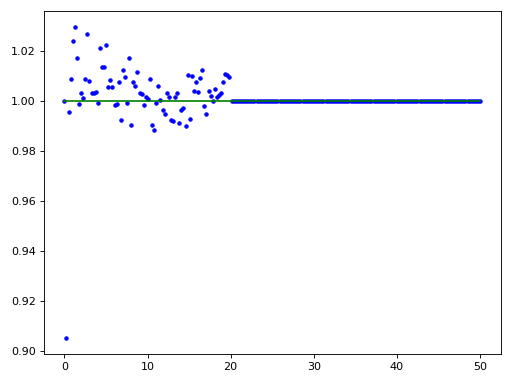

Write Python code to recreate this figure.
import matplotlib.pyplot as plt
import numpy as np

import structure_factor.pair_correlation_function as pcf
from structure_factor.point_pattern import PointPattern
from structure_factor.point_processes import HomogeneousPoissonPointProcess
from structure_factor.spatial_windows import BallWindow

point_process = HomogeneousPoissonPointProcess(intensity=1)
window = BallWindow(center=[0, 0], radius=40)
point_pattern = point_process.generate_point_pattern(window=window)

pcf_estimated = pcf.estimate(
    point_pattern, method="fv", Kest=dict(rmax=20), fv=dict(method="c", spar=0.2)
)

# Interpolate/extrapolate the results
r = pcf_estimated["r"]
pcf_r = pcf_estimated["pcf"]
pcf_interpolated = pcf.interpolate(
    r=r,
    pcf_r=pcf_r,
    drop=True,
)

x = np.linspace(0, 50, 200)
plt.plot(x, pcf_interpolated(x), "b.")
plt.plot(x, point_process.pair_correlation_function(x), "g")
plt.tight_layout(pad=1)
